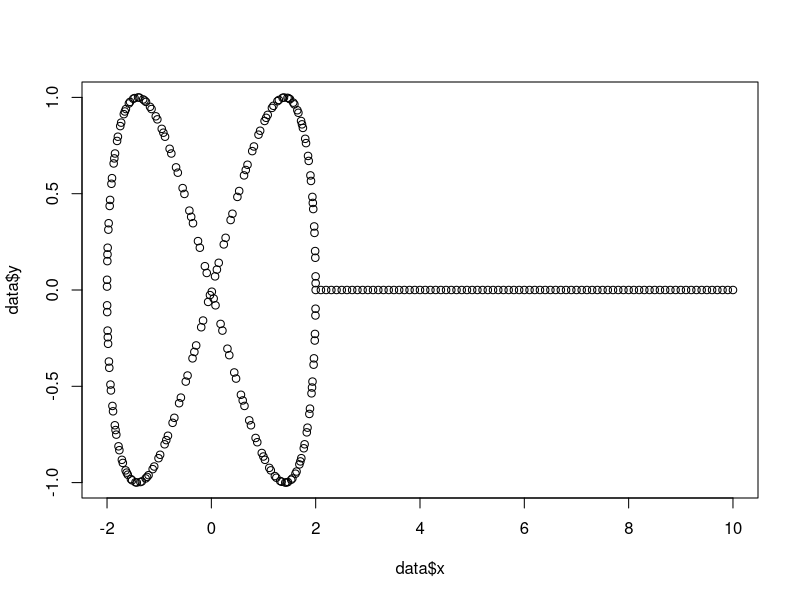

The R script that drew this image: (Note: this script raises an error after producing the figure.)
x <- c(seq(2,10,0.1),2*cos(0.5*(1:200)))
y <- c( seq(0,0,length.out=length(seq(2,10,0.1))),sin(1:200))

data <- data.frame(x =x ,y=y )

plot(data$x, data$y)

Mapper_output <- Mapper(data_frame = data, filter_values =  data$x, num_intervals = 10)

Mapperplot(Mapper_output)

Mappercolor(Mapper_output)
